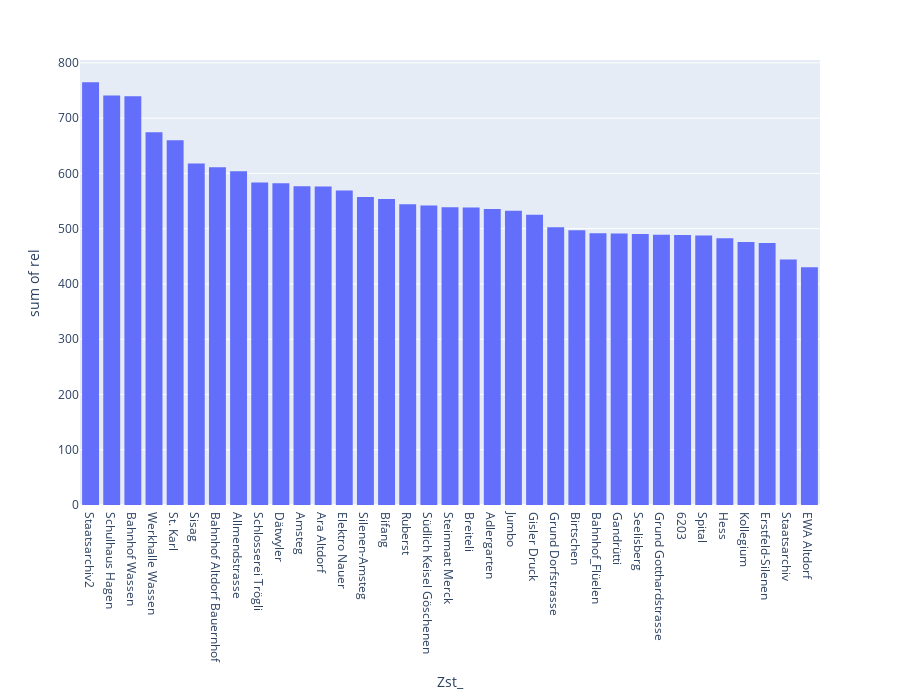

The code cell stored with this chart in its notebook:
### Code cell
import plotly.express as px
result['rel'] = result['diff']/result['avg/h']

fig = px.histogram(result, x='Zst_', y='rel', height=700)

fig.update_layout(barmode='stack', xaxis={'categoryorder':'total descending'})
fig.update_xaxes(type='category')

fig.show()

### Figure 1 — Plotly figure (JSON) as saved in the notebook; plotly's stock layout.template omitted (floating-point values rounded to 4 significant figures; data arrays with more than 128 entries replaced by an {"elided": "..."} marker saying what was removed)
{"data": [{"alignmentgroup": "True", "bingroup": "x", "histfunc": "sum", "hovertemplate": "Zst_=%{x}<br>sum of rel=%{y}<extra></extra>", "legendgroup": "", "marker": {"color": "#636efa", "pattern": {"shape": ""}}, "name": "", "offsetgroup": "", "orientation": "v", "showlegend": false, "type": "histogram", "x": {"elided": "12688 mixed values"}, "xaxis": "x", "y": {"elided": "12688 float values"}, "yaxis": "y"}], "layout": {"barmode": "stack", "height": 700, "legend": {"tracegroupgap": 0}, "margin": {"t": 60}, "xaxis": {"anchor": "y", "categoryorder": "total descending", "domain": [0, 1], "title": {"text": "Zst_"}, "type": "category"}, "yaxis": {"anchor": "x", "domain": [0, 1], "title": {"text": "sum of rel"}}}}
